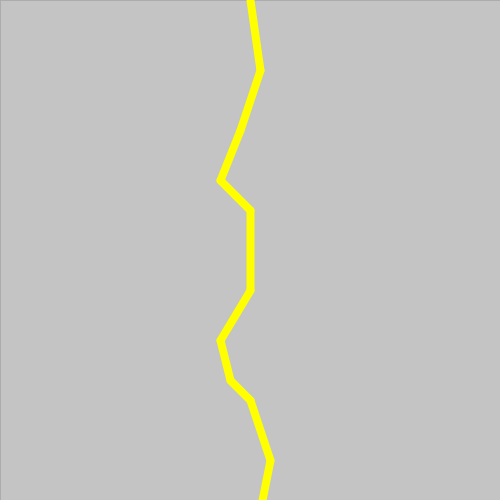
Frame 1 (no input)
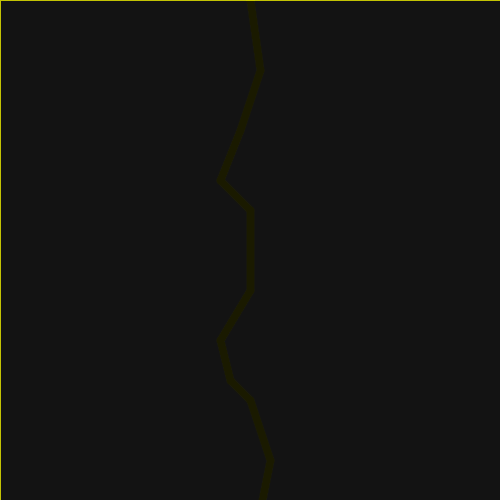
Frame 60 (the mouse pressed at the canvas centre just before this capture)
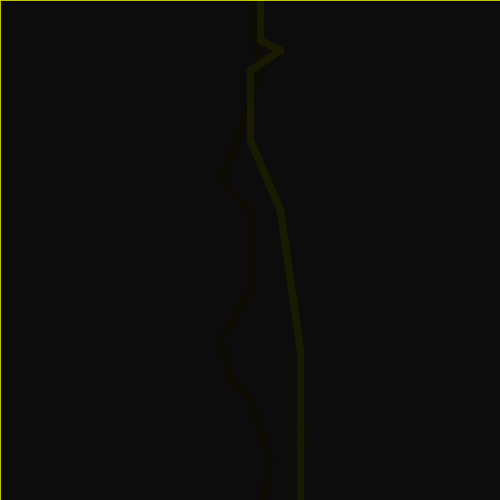
Frame 120 (the mouse held since frame 60 and released just before this capture)

The Processing sketch that drew these frames (run headless with seeded random() and noise(); from frame 60 on, the mouse is pressed at the canvas centre):

// Processing sketch: Lightning
// ── Lightning.pde
int startX = 250;
int startY = 0;
int endX = 0;
int endY = 250;


void setup() {
    size(500, 500);

    // strokeWeight(100);
    // background(0,0,0);

    frameRate(60);

    noLoop();
}

void draw() {
    fadingBackground();
    while (startY < 500 && startX < 500) {
        int a = 10*((int)((Math.random()*8)-4));
        int b = 10*((int)((Math.random()*8)+1));

        endX = startX + a;
        endY = startY + b;
        stroke(255,255,0);
        strokeWeight(8);
        line(startX, startY, endX, endY);
        startX = endX;
        startY = endY;
        if (startX >= 500 || startX <= 0) {
            startX = 250;
            startY = 0;
            endX = 0;
            endY = 250;
            continue;
        }

        // a = 10*((int)((Math.random()*8)-4));

    }
}

void fadingBackground() {
    fill(0, 0, 0, 10);
    strokeWeight(0);

    rect(0, 0, 500, 500);
    loop();
}


void mousePressed() {
    startY = 0;
    redraw();
}
